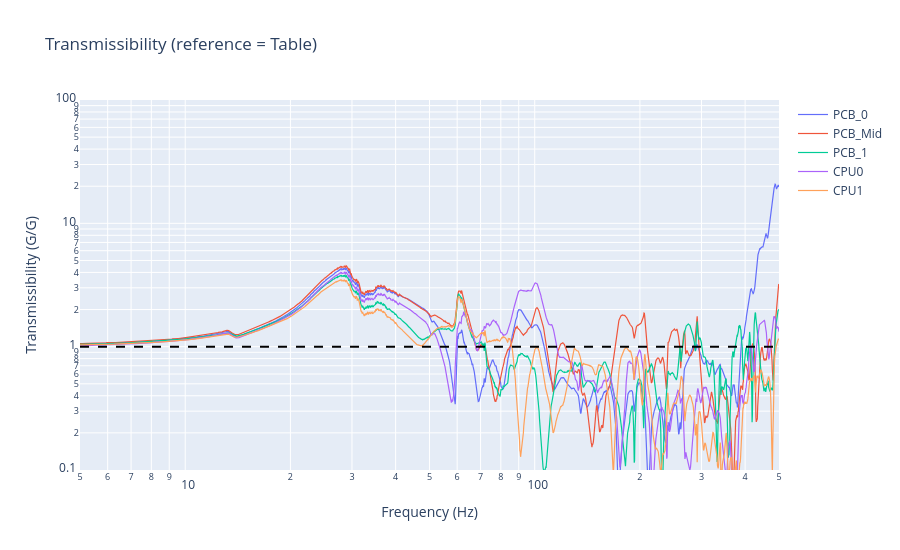

Notebook code for this chart:
### Code cell
# --- Transmissibility (sensor / table) ---
table = df["Table (G)"].replace(0, np.nan)

t_channels = {
    "PCB_0":   "PCB_0 (G)",
    "PCB_Mid": "PCB_Mid (G)",
    "PCB_1":   "PCB_1 (G)",
    "CPU0":    "CPU0 (G)",
    "CPU1":    "CPU1 (G)",
}

transmissibility = {}
for label, col in t_channels.items():
    if col in df.columns:
        T = (df[col] / table).abs()
        # Clip to physically meaningful range (table near-zero at sweep edges causes blow-up)
        transmissibility[label] = T.clip(upper=100)

# Identify major peaks from PCB_0 (highest amplitude, best reference)
T_ref = transmissibility["PCB_0"].fillna(0).values
top_peaks, _ = find_peaks(T_ref, height=2.0, prominence=0.8, distance=50)
top_peaks = sorted(top_peaks, key=lambda p: T_ref[p], reverse=True)[:5]

fig = go.Figure()
for label, T in transmissibility.items():
    fig.add_trace(go.Scatter(x=freq, y=T, name=label, mode="lines", line=dict(width=1.2)))

fig.add_hline(y=1.0, line_dash="dash", line_color="black")

fig.update_layout(
    title="Transmissibility (reference = Table)",
    xaxis=dict(title="Frequency (Hz)", type="log", range=[np.log10(5), np.log10(500)]),
    yaxis=dict(title="Transmissibility (G/G)", type="log", range=[-1, 2]),  # 0.1 to 100
    height=550,
)
fig.show()

### Figure 1 — Plotly figure (JSON) as saved in the notebook; plotly's stock layout.template omitted (floating-point values rounded to 4 significant figures; data arrays with more than 128 entries replaced by an {"elided": "..."} marker saying what was removed)
{"data": [{"line": {"width": 1.2}, "mode": "lines", "name": "PCB_0", "type": "scatter", "x": {"elided": "2000 float values"}, "y": {"elided": "2000 float values"}}, {"line": {"width": 1.2}, "mode": "lines", "name": "PCB_Mid", "type": "scatter", "x": {"elided": "2000 float values"}, "y": {"elided": "2000 float values"}}, {"line": {"width": 1.2}, "mode": "lines", "name": "PCB_1", "type": "scatter", "x": {"elided": "2000 float values"}, "y": {"elided": "2000 float values"}}, {"line": {"width": 1.2}, "mode": "lines", "name": "CPU0", "type": "scatter", "x": {"elided": "2000 float values"}, "y": {"elided": "2000 float values"}}, {"line": {"width": 1.2}, "mode": "lines", "name": "CPU1", "type": "scatter", "x": {"elided": "2000 float values"}, "y": {"elided": "2000 float values"}}], "layout": {"height": 550, "shapes": [{"line": {"color": "black", "dash": "dash"}, "type": "line", "x0": 0, "x1": 1, "xref": "x domain", "y0": 1, "y1": 1, "yref": "y"}], "title": {"text": "Transmissibility (reference = Table)"}, "xaxis": {"range": [0.699, 2.699], "title": {"text": "Frequency (Hz)"}, "type": "log"}, "yaxis": {"range": [-1, 2], "title": {"text": "Transmissibility (G/G)"}, "type": "log"}}}
